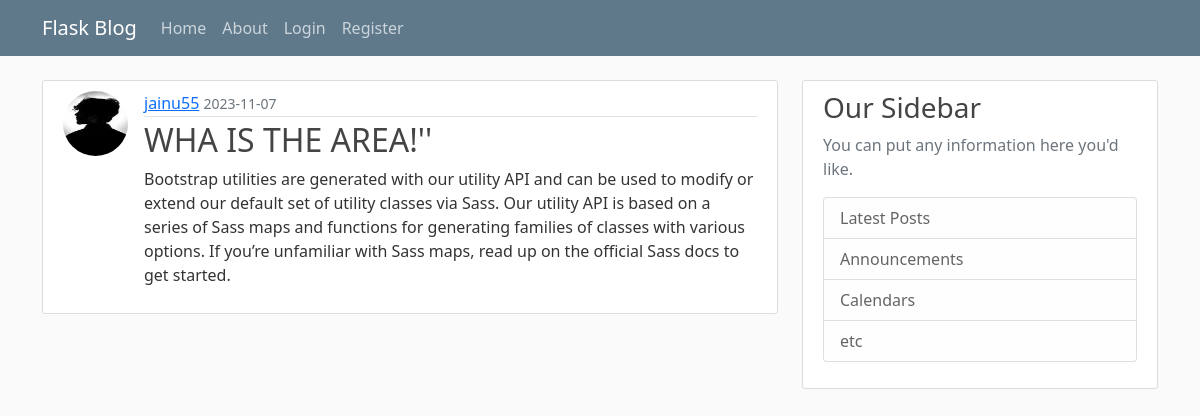
Screenshot of /post/2 with the database file from the repository.
### flaskblog/models.py (models this page shows, shortened)
class User(db.Model, UserMixin):
    id=db.Column(db.Integer, primary_key=True)
    username=db.Column(db.String(20), unique=True, nullable=False)
    email=db.Column(db.String(120), unique=True, nullable=False)
    image_file = db.Column(db.String(20), nullable=True, default='default.jpg')
    password = db.Column(db.String(60), nullable=False)
    posts = db.relationship('Post', backref='author', lazy=True)

class Post(db.Model):
    id =db.Column(db.Integer, primary_key=True)
    title = db.Column(db.String(100),nullable=False)
    date_posted = db.Column(db.DateTime, nullable=True, default=datetime.utcnow)
    content = db.Column(db.Text, nullable=False)
    user_id = db.Column(db.Integer, db.ForeignKey('user.id'), nullable=False)

### flaskblog/routes.py (the view)
@app.route("/post/<int:post_id>")
def post(post_id):
    post = Post.query.get_or_404(post_id)
    return render_template('post.html', title=post.title, post=post)

### flaskblog/templates/post.html (shortened to what this page needs)
{% extends "layout.html" %}
{% block content %}
<article class="media content-section d-flex">
 <div>
    <img class='rounded-circle article-img' src="{{ url_for('static', filename='profile_pics/'+ post.author.image_file)}}"/>
</div>
  <div class="media-body">
    <div class="article-metadata">
      <a class="mr-2" href="{{ url_for('user_posts', username=post.author.username) }}">{{ post.author.username }}</a>
      <small class="text-muted">{{ post.date_posted.strftime('%Y-%m-%d') }}</small>
    </div>
    <h2 class="article-title">{{ post.title }}</h2>
    <p class="article-content">{{ post.content }}</p>
  </div>
</article>
{% endblock content %}

### flaskblog/static/main.css (style rules this page uses)
body { background: #fafafa; color: #333333; margin-top: 5rem; }
h1, h2, h3, h4, h5, h6 { color: #444444; }
.content-section { background: #ffffff; padding: 10px 20px; border: 1px solid #dddddd; border-radius: 3px; margin-bottom: 20px; }
.article-title { color: #444444; }
.article-content { white-space: pre-line; }
.article-img { height: 65px; width: 65px; margin-right: 16px; }
.article-metadata { padding-bottom: 1px; margin-bottom: 4px; border-bottom: 1px solid #e3e3e3 }

### rows the page displays
User: image_file (picture), author.username "jainu55"
Post: date_posted "2023-11-07", title "WHA IS THE AREA!''", content "Bootstrap utilities are generated with our utility API and can be used to modify or extend our default set of utility classes via Sass. Our utility API is based on a series of Sass maps and functions for generating families of classes with various options. If you’re unfamiliar with Sass maps, read up on the official Sass docs to get started."
